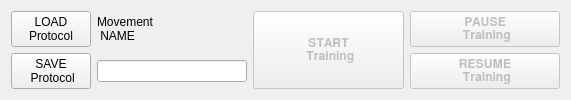
  <widget class="QWidget" name="layoutWidget">
   <property name="geometry">
    <rect>
     <x>10</x>
     <y>460</y>
     <width>571</width>
     <height>76</height>
    </rect>
   </property>
   <layout class="QGridLayout" name="gridLayout_2">
    <item row="0" column="3" rowspan="2">
     <widget class="QPushButton" name="pushButton_STARTtrainig">
      <property name="enabled">
       <bool>false</bool>
      </property>
      <property name="sizePolicy">
       <sizepolicy hsizetype="Expanding" vsizetype="Expanding">
        <horstretch>0</horstretch>
        <verstretch>0</verstretch>
       </sizepolicy>
      </property>
      <property name="font">
       <font>
        <family>FreeSans</family>
        <pointsize>9</pointsize>
        <bold>true</bold>
        <kerning>false</kerning>
       </font>
      </property>
      <property name="text">
       <string>START 
 Training</string>
      </property>
     </widget>
    </item>
    <item row="1" column="4">
     <widget class="QPushButton" name="pushButton_ResumeTraining">
      <property name="enabled">
       <bool>false</bool>
      </property>
      <property name="sizePolicy">
       <sizepolicy hsizetype="Minimum" vsizetype="Expanding">
        <horstretch>0</horstretch>
        <verstretch>0</verstretch>
       </sizepolicy>
      </property>
      <property name="font">
       <font>
        <family>FreeSans</family>
        <pointsize>9</pointsize>
        <bold>true</bold>
        <kerning>false</kerning>
       </font>
      </property>
      <property name="text">
       <string>RESUME 
 Training</string>
      </property>
     </widget>
    </item>
    <item row="1" column="2">
     <widget class="QLineEdit" name="lineEdit">
      <property name="text">
       <string/>
      </property>
     </widget>
    </item>
    <item row="0" column="4">
     <widget class="QPushButton" name="pushButton_PauseTrainig">
      <property name="enabled">
       <bool>false</bool>
      </property>
      <property name="sizePolicy">
       <sizepolicy hsizetype="Expanding" vsizetype="Expanding">
        <horstretch>0</horstretch>
        <verstretch>0</verstretch>
       </sizepolicy>
      </property>
      <property name="font">
       <font>
        <family>FreeSans</family>
        <pointsize>9</pointsize>
        <bold>true</bold>
        <kerning>false</kerning>
       </font>
      </property>
      <property name="text">
       <string>PAUSE 
 Training</string>
      </property>
     </widget>
    </item>
    <item row="0" column="2">
     <widget class="QLabel" name="label_10">
      <property name="text">
       <string>Movement 
 NAME</string>
      </property>
     </widget>
    </item>
    <item row="0" column="0">
     <widget class="QPushButton" name="pushButton_LoadCreateProtocol">
      <property name="enabled">
       <bool>true</bool>
      </property>
      <property name="sizePolicy">
       <sizepolicy hsizetype="Minimum" vsizetype="Expanding">
        <horstretch>0</horstretch>
        <verstretch>0</verstretch>
       </sizepolicy>
      </property>
      <property name="text">
       <string>LOAD
Protocol</string>
      </property>
     </widget>
    </item>
    <item row="1" column="0">
     <widget class="QPushButton" name="pushButton_SaveProtocol">
      <property name="text">
       <string>SAVE
 Protocol</string>
      </property>
     </widget>
    </item>
   </layout>
  </widget>
